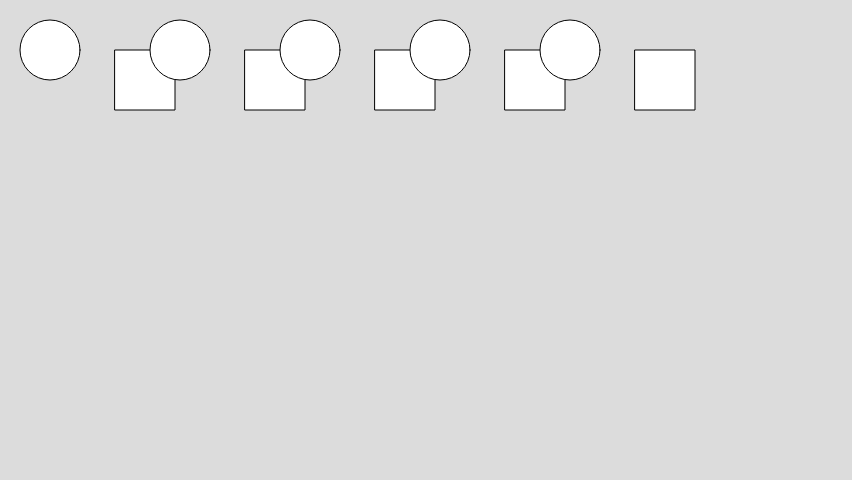
Frame 1 (no input)
Frame 60 (no input): identical to frame 1, image omitted
Frame 120 (the mouse pressed at the canvas centre since frame 60): identical to frame 1, image omitted

The p5.js sketch that drew this single still picture (run headless with seeded random() and noise() and a simulated clock; from frame 60 on, the mouse is pressed at the canvas centre):

// p5.js sketch
// ── sketch.js
// Video-dimensioner
// 360p = 480×360
// 480p = 852x480
// 780p = 1280x720
// 1080p = 1920 x 1080

var numCircles;

function setup() {

  createCanvas(852, 480);
  numCircles = 10;
}

function draw() {

  background(220);
  
  for( let i=0 ; i < numCircles ; i ++ ) {
    let xPos = 50 + i*65;

    // Vi använder ett villkor för att rita ut en ellips eller en rektangel baserat på om det är en udda eller jämn position
    // if och else betyder att om villkoret "position % 2 == 0" är uppfyllt så ska en ellips ritas, annars en rektangel.
    let position = i;
    if( position % 2 == 0 ) {
      ellipse(xPos, 50, 60, 60);
    }
    else {
      rect(xPos, 50, 60, 60);
    }
    // I resultatet kan vi notera att det är en skillnad på ellipser och rektanglar och inte bara i formen...
    // En cirkels position utgår från dess mittpunkt medan en rektangels position utgår från sitt övre vänstra hörn
    // Detta gör att de ritas ut lite överlapande
  }
}
